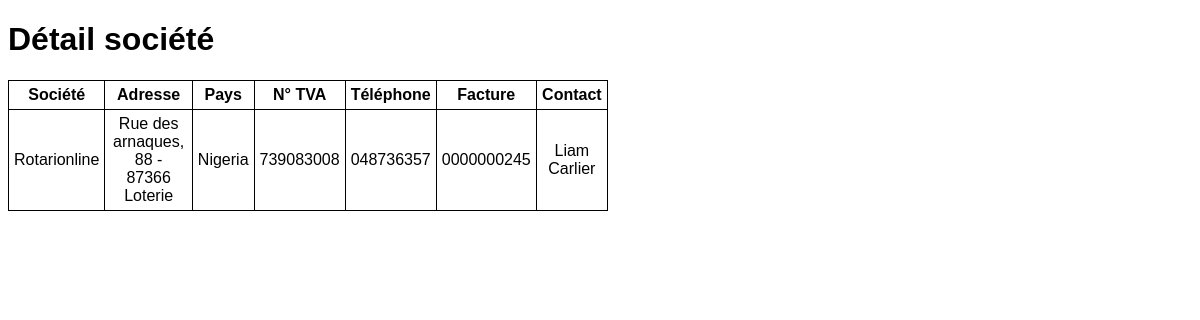
Screenshot of /models/detailsociete.php?id=7 with the database file from the repository.
### tables this page shows
CREATE TABLE `factures` (
  `id_facture` int(11) NOT NULL,
  `facture_number` int(10) UNSIGNED ZEROFILL DEFAULT NULL,
  `date` date DEFAULT NULL,
  `prestation` varchar(45) DEFAULT NULL,
  `FK_societes` int(11) NOT NULL,
  `FK_personnes` int(11) NOT NULL
);

CREATE TABLE `societes` (
  `id_society` int(11) NOT NULL,
  `society_name` varchar(45) DEFAULT NULL,
  `society_adress` varchar(45) DEFAULT NULL,
  `country` varchar(45) DEFAULT NULL,
  `TVA` varchar(25) DEFAULT NULL,
  `society_phone` varchar(11) DEFAULT NULL,
  `FK_type` int(11) NOT NULL
);

CREATE TABLE `personnes` (
  `id_personnes` int(11) NOT NULL,
  `firstname` varchar(45) DEFAULT NULL,
  `lastname` varchar(45) DEFAULT NULL,
  `phone_number` int(11) UNSIGNED ZEROFILL DEFAULT NULL,
  `email` varchar(45) DEFAULT NULL,
  `FK_societes` int(11) NOT NULL
);

### models/detailsociete.php (the view, shortened to what this page needs)
<?php
try {
  $bdd = new PDO('mysql:host=localhost;dbname=cogipapp', 'root', 'root');
  $id_society=$_GET["id"];
  if (filter_var ($id_society, FILTER_VALIDATE_INT)) {
  $req = $bdd->prepare(
    'SELECT societes.*, factures.facture_number, personnes.firstname, personnes.lastname
    FROM societes
    LEFT JOIN factures ON societes.id_society = factures.FK_societes
    LEFT JOIN personnes ON societes.id_society = personnes.FK_societes
    WHERE id_society = :id_society ');
  $req->bindParam(':id_society', $id_society);
  $req->execute();
  function newrow(){
    global $req;
    foreach ($req as $row) {
      echo '<tr><td>' . $row["society_name"] . '</td><td>' . $row["society_adress"] . '</td><td>' . $row["country"] . '</td><td>' . $row["TVA"] . '</td><td>' . $row["society_phone"] . '</td><td>' . $row["facture_number"] . '</td><td>' . $row["firstname"] . ' ' . $row["lastname"] . '</td></tr>';
    }
  }
  }
  else {
    echo "Qu'est-ce tu fais là?!";
  }
}
catch (\Exception $e) {
  die('Erreur: ' . $e->getMessage());
}
 ?>
 <!DOCTYPE html>
 <html lang="fr" dir="ltr">
   <head>
     <link rel="stylesheet" href="../assets/css/basics.css">
   </head>
   <body>
     <h1>Détail société</h1>
     <table>
       <tr>
         <th>Société</th>
         <th>Adresse</th>
         <th>Pays</th>
         <th>N° TVA</th>
         <th>Téléphone</th>
         <th>Facture</th>
         <th>Contact</th>
       </tr>
       <?php newrow();  ?>
     </table>
   </body>
 </html>

### assets/css/basics.css (style rules this page uses)
body { font-family: arial, sans-serif; }
table, form { border-collapse: collapse; width: 600px; text-align: center; }
td, th { border-color: black; border-width: thin; border-style: solid; padding: 5px; }

### rows the page displays
factures: FK_societes.society_name "Rotarionline", FK_societes.society_adress "Rue des arnaques, 88 - 87366 Loterie", FK_societes.country "Nigeria", FK_societes.TVA "739083008", FK_societes.society_phone "048736357", facture_number "0000000245", FK_personnes.firstname "Liam", FK_personnes.lastname "Carlier"
